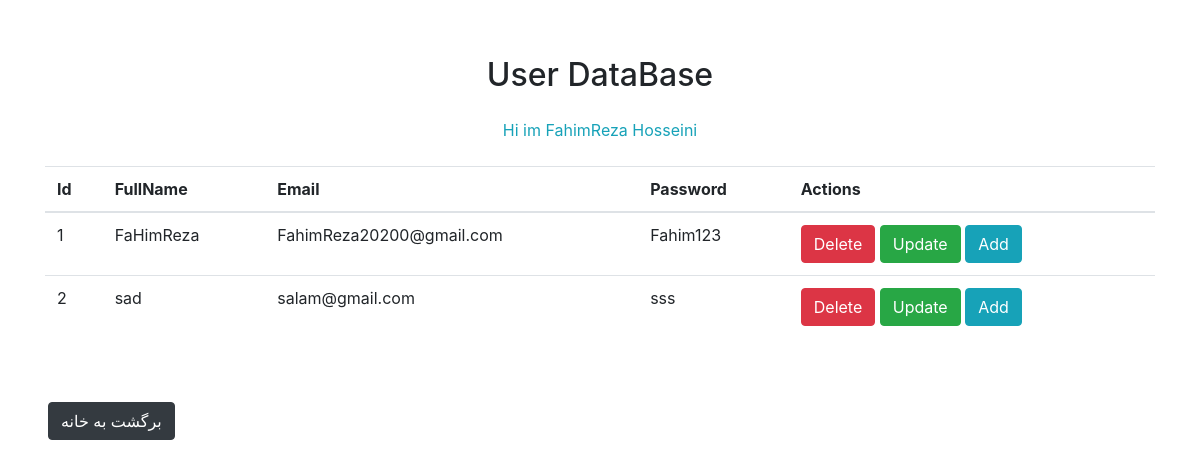
Before: /ViewUser with the older database file.
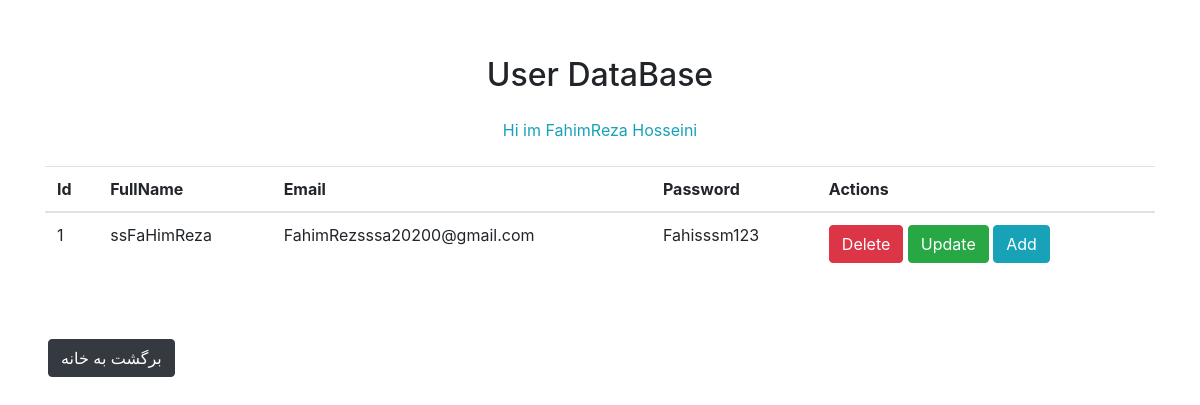
After: the same page with the newer database file.
### MainSheet/models.py (models this page shows)
class User(models.Model):
    id=models.IntegerField(primary_key=True , unique=True)
    FullName=models.CharField(max_length=50)
    Email=models.CharField(max_length=50)
    Password=models.CharField(max_length=50)

### MainSheet/views.py (the view)
# urls.py: path('ViewUser' , views.ViewUser , name="ViewUser Page"),
def ViewUser(request):
    forms=LoginForm()
    DataBase=User.objects.all()
    return render(request=request , template_name="TableData.html" , context={"DataBase" : DataBase , "Form" : forms})

### MainSheet/Templates/TableData.html (shortened to what this page needs)
{% load static %}
<html lang="en">
<head>
  {% include 'BootLink.html' %}
</head>
<body class="">
<div class="container">
  <h2 class="text-center m-2 pt-5">User DataBase</h2>
  <p class="text-center m-2 p-3 text-info">Hi im FahimReza Hosseini </p>
  <table class="table table-hover">
    <thead>
      <tr>
        <th>Id</th>
        <th>FullName</th>
        <th>Email</th>
        <th>Password</th>
        <th>Actions</th>
      </tr>
    </thead>
    <tbody>
    {% for item in DataBase %}
      <tr>
        <td>{{ item.id }}</td>
        <td>{{ item.FullName }}</td>
        <td>{{ item.Email }}</td>
        <td>{{ item.Password }}</td>
        <td><a class="btn btn-danger" href="DeletUser/{{ item.id }}">Delete</a>
         <button type="button" class="btn btn-success" onclick="Data( '{{ item.id }}' , '{{ item.FullName }}' , '{{ item.Email }}' , '{{ item.Password }}' )" data-toggle="modal" data-target="#myModal">Update</button>
        <a class="btn btn-info" href="AddUser">Add</a>
        </td>
      </tr>
    {% endfor %}
    </tbody>
  </table>
</div>
<a href="/" class="btn btn-dark m-5 float-center">برگشت به خانه</a>
</body>
</html>

Changed rows visible on the page:
removed User: id "2", FullName "sad", Email "salam@gmail.com", Password "sss"
changed User id 1: FullName "FaHimReza" → "ssFaHimReza"; Email "FahimReza20200@gmail.com" → "FahimRezsssa20200@gmail.com"; Password "Fahim123" → "Fahisssm123"
